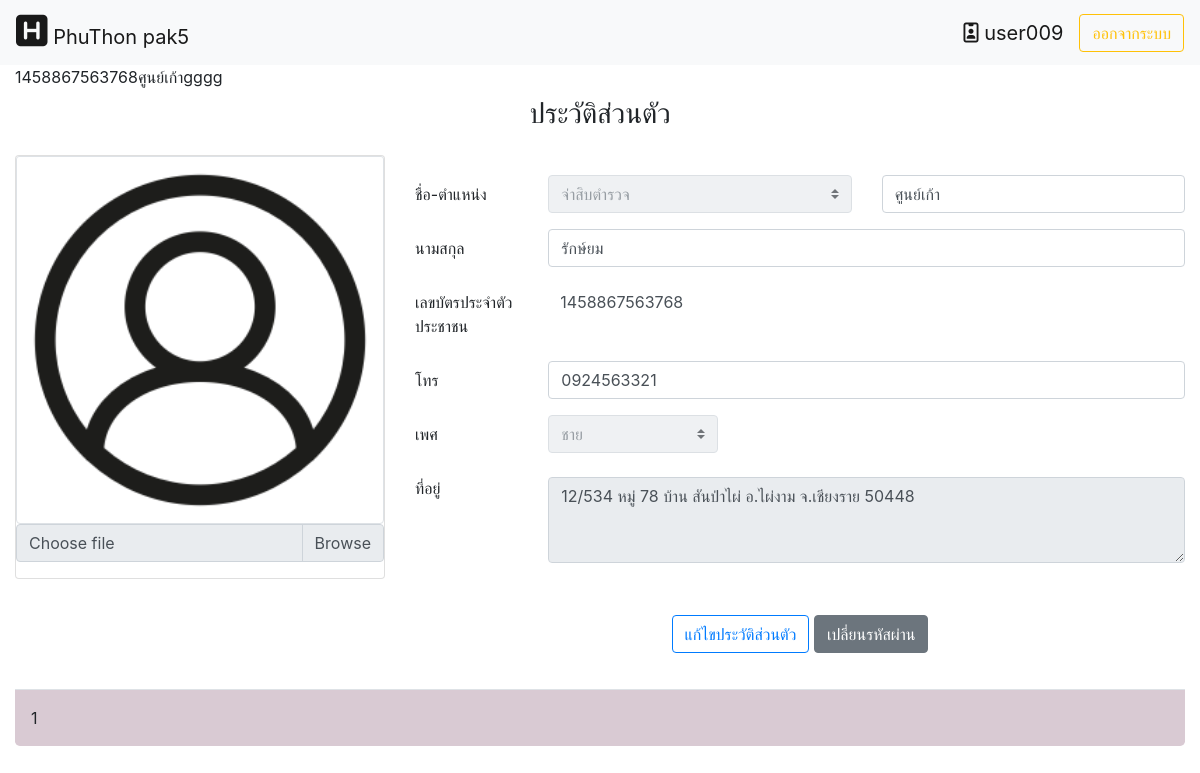
Page /home.php?module=1&action=5 (signed in) on the earlier database version.
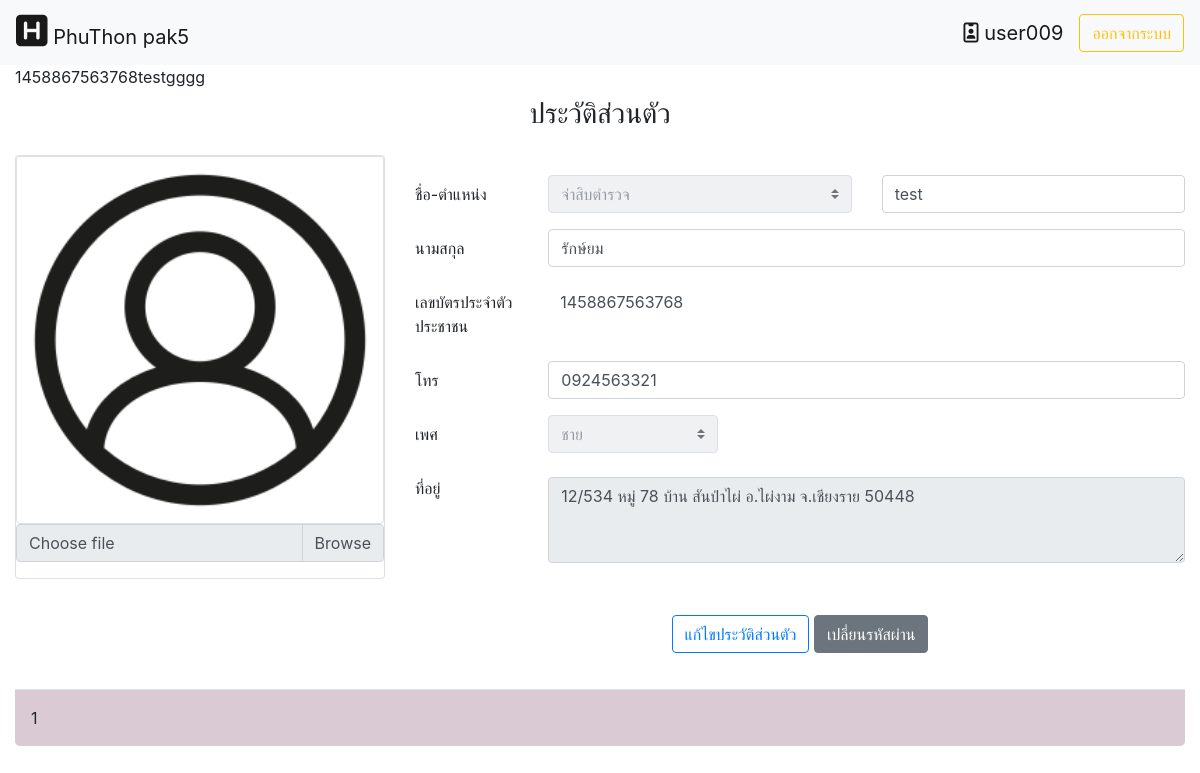
Same page on the later database version.
### tables this page shows
CREATE TABLE `police_person` (
  `card_id` char(13) NOT NULL,
  `rank_id` tinyint(2) NOT NULL,
  `ps_name` varchar(255) NOT NULL,
  `ps_lastname` varchar(255) NOT NULL,
  `sex` tinyint(2) NOT NULL,
  `address` text DEFAULT NULL,
  `ps_num` char(10) DEFAULT NULL,
  `police_pic` varchar(255) DEFAULT NULL,
  `sta_per_police` tinyint(1) NOT NULL DEFAULT 1
);

### module/view/profile.php (the view, shortened to what this page needs)
<?php
	$con=connect_db();
    $re_user=mysqli_query($con,
    "SELECT rank_id,ps_name,ps_lastname,card_id,sex,address,ps_num,police_pic
    FROM  police_person WHERE card_id ='$_SESSION[id_card]'")or die("SQL.error>>user".mysqli_error($conh));
	list($id_rank,$ps_name,$ps_lastname,$card_id,$sex,$address,$ps_tel,$name_pic)=mysqli_fetch_row($re_user);
	echo $card_id,$ps_name;
	echo "gggg";
?>
<div class="headtitle text-center p-2 row mb-2 row">
	<div class="col-md-2" ></div>
    <div class="col-md">
        <h3>ประวัติส่วนตัว</h3>
    </div>
     <div class="col-md-2" ></div>
</div>
<div class="row">
    <div class="col-lg-4">
	<form id="dataPro" method="post">
		<div class="card">
			<?php
				if(empty($name_pic)){
					$name_pic="icon_user_pic.png";
				}
			?>
			<img class="card-img-top img-thumbnail" src="image/<?php echo $name_pic; ?>" alt="Card image cap">
			<div class="input-group mb-3">
			<div class="custom-file">
            <label class="custom-file-label" for="customFile">Choose file</label>
        	</div>
			</div>
		</div>
	</div>
    <div class="col-lg" style='padding-top:20px;'>
			<div class="form-group row">
				<label for="inputPassword" class="col-sm-2 label col-form-label ">ชื่อ-ตำแหน่ง</label>
				<div class="col-sm">
				<select class="custom-select edit_rs" id="focus" name="pro_title" style="" disabled required>
                    	<?php $result_rank = mysqli_query($con,"SELECT * FROM rank_police")or die("select education error".mysqli_error($con));
                        while(list($rank_id,$rank_name)=mysqli_fetch_row($result_rank)){
                        $selected=$id_rank==$rank_id?"selected":"";
                          echo"<option value='$rank_id' $selected>$rank_name</option>";
                        }
                   ?>
                </select>
				</div>
				<div class="col-sm-5">
					<input type="text" style="border:soild; background:#fff; " class="form-control edit_rs"  placeholder="ชื่อ"  name="pro_name" value="<?php echo $ps_name; ?>" id="staticEmail" disabled required>
				</div>
			</div>
			<div class="form-group row">
				<label for="inputPassword" class="col-sm-2 col-form-label ">นามสกุล</label>
				<div class="col-sm-10">
					<input type="text" style="border:soild; background:#fff;" class="form-control edit_rs"  placeholder="นามสกุล"  name="pro_lastname" value="<?php echo $ps_lastname; ?>"disabled required>
				</div>
			</div>
			<div class="form-group row">
				<label for="" class="col-sm-2 col-form-label">เลขบัตรประจำตัวประชาชน</label>
				<div class="col-md">
					<input type="text" style="border:none; background:#fff;" class="form-control"  placeholder="เลขบัตรประจำตัวประชาชน"  name="pro_card_id" value="<?php echo $_SESSION['id_card']; ?>"readonly required>
				</div>
			</div>
			<div class="form-group row">
				<label for="" class="col-sm-2 col-form-label " maxlength="13" >โทร</label>
				<div class="col-sm-10">
					<input type="text" style="border:soild; background:#fff;" class="form-control edit_rs"  placeholder="เบอร์โทร"  name="pro_tel" value="<?php echo $ps_tel; ?>"disabled required>
				</div>
			</div>
			<div class="form-group row">
				<label for="inputPassword" class="col-sm-2 col-form-label ">เพศ</label>
				<div class="col-sm-3">
				<select class="custom-select edit_rs" id="focus" name="pro_sex" style="" disabled required>
						<?php
							for($a=1;$a<=2;$a++){
								$nm_sex=$a==1?"ชาย":"หญิง";
								$selected=$sex==$a?"selected":"";
								echo"<option value='$a' $selected>$nm_sex</option>";
							}
						?>
                </select>
				</div>
			</div>
            <div class="form-group row">
				<label for="inputPassword" class="col-sm-2 col-form-label ">ที่อยู่</label>
				<div class="col-sm-10">
					<div class="form-group">
					  <textarea class="form-control edit_rs" name="pro_address" id="addre" rows="3" disabled required><?php echo $address; ?></textarea>
					</div>
				</div>
			</div>
            <div class="card-body text-center">
					<div class="form-group row-md">
							<button type="button" class="btn btn-outline-primary" id="editPro">แก้ไขประวัติส่วนตัว</button>
							<a class="btn btn-secondary" id="myBtnChangePass" href="#" role="button">เปลี่ยนรหัสผ่าน</a>
						</div>
				</div>
</div>

Differences in the rows shown:
changed police_person "รักษ์ยม": ps_name "ศูนย์เก้า" → "test"; pro_name "ศูนย์เก้า" → "test"
